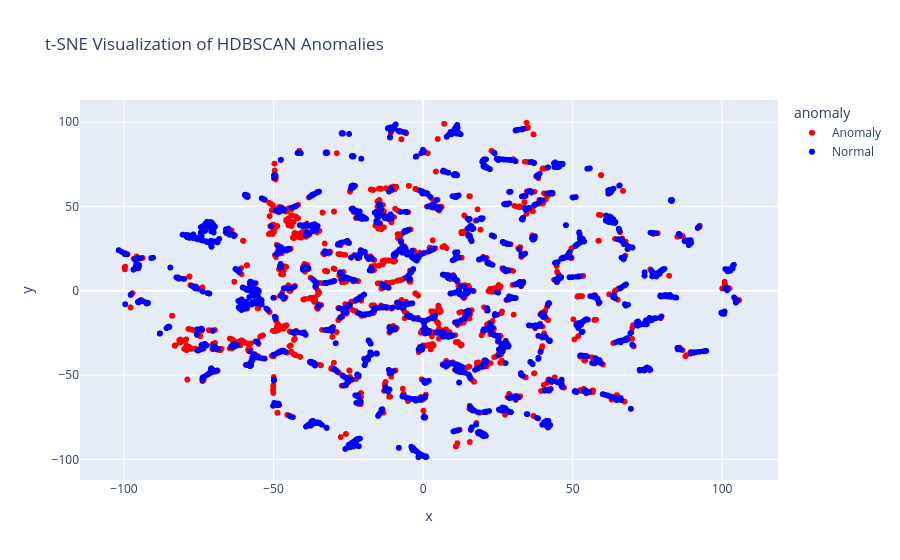

This figure's notebook cell:
### Code cell
fig = px.scatter(
    tsne_df, 
    x='x', y='y', 
    color='anomaly',  
    hover_data=['text'], 
    title="t-SNE Visualization of HDBSCAN Anomalies",
    color_discrete_map={'Anomaly': 'red', 'Normal': 'blue'} 
)

fig.show()

### Figure 1 — Plotly figure (JSON) as saved in the notebook; plotly's stock layout.template omitted (floating-point values rounded to 4 significant figures; data arrays with more than 128 entries replaced by an {"elided": "..."} marker saying what was removed)
{"data": [{"customdata": {"elided": "2927x1 str values"}, "hovertemplate": "anomaly=Anomaly<br>x=%{x}<br>y=%{y}<br>text=%{customdata[0]}<extra></extra>", "legendgroup": "Anomaly", "marker": {"color": "red", "symbol": "circle"}, "mode": "markers", "name": "Anomaly", "showlegend": true, "type": "scattergl", "x": {"elided": "2927 float values"}, "xaxis": "x", "y": {"elided": "2927 float values"}, "yaxis": "y"}, {"customdata": {"elided": "7076x1 str values"}, "hovertemplate": "anomaly=Normal<br>x=%{x}<br>y=%{y}<br>text=%{customdata[0]}<extra></extra>", "legendgroup": "Normal", "marker": {"color": "blue", "symbol": "circle"}, "mode": "markers", "name": "Normal", "showlegend": true, "type": "scattergl", "x": {"elided": "7076 float values"}, "xaxis": "x", "y": {"elided": "7076 float values"}, "yaxis": "y"}], "layout": {"autosize": true, "legend": {"title": {"text": "anomaly"}, "tracegroupgap": 0}, "title": {"text": "t-SNE Visualization of HDBSCAN Anomalies"}, "xaxis": {"anchor": "y", "autorange": true, "domain": [0, 1], "range": [-114.4, 118.3], "title": {"text": "x"}, "type": "linear"}, "yaxis": {"anchor": "x", "autorange": true, "domain": [0, 1], "range": [-114.9, 115.9], "title": {"text": "y"}, "type": "linear"}}}
